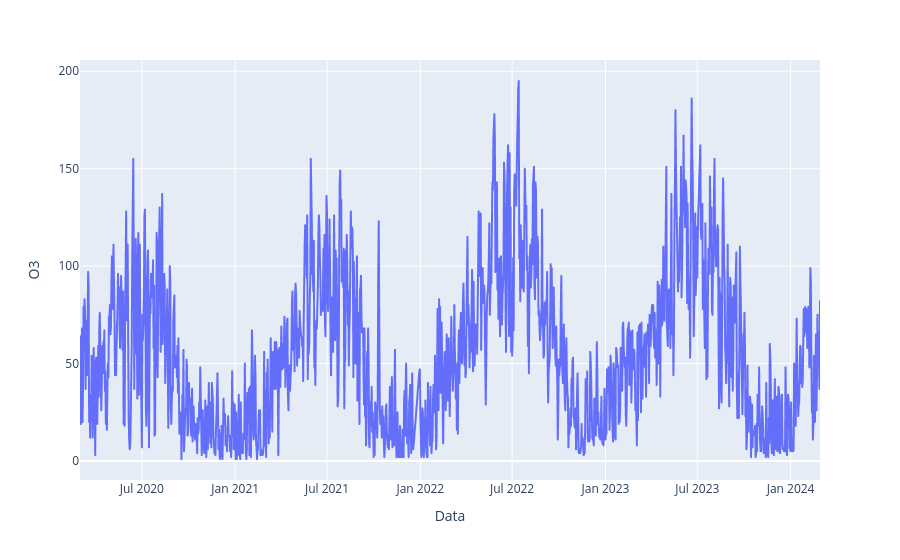

Notebook code for this chart:
### Code cell
import plotly.express as px

fig = px.line(df, x='Data', y='O3')
fig.show()

### Figure 1 — Plotly figure (JSON) as saved in the notebook; plotly's stock layout.template omitted (floating-point values rounded to 4 significant figures; data arrays with more than 128 entries replaced by an {"elided": "..."} marker saying what was removed)
{"data": [{"hovertemplate": "Data=%{x}<br>O3=%{y}<extra></extra>", "legendgroup": "", "line": {"color": "#636efa", "dash": "solid"}, "marker": {"symbol": "circle"}, "mode": "lines", "name": "", "showlegend": false, "type": "scattergl", "x": {"elided": "1460 str values"}, "xaxis": "x", "y": {"elided": "1460 float values"}, "yaxis": "y"}], "layout": {"legend": {"tracegroupgap": 0}, "margin": {"t": 60}, "xaxis": {"anchor": "y", "domain": [0, 1], "title": {"text": "Data"}}, "yaxis": {"anchor": "x", "domain": [0, 1], "title": {"text": "O3"}}}}
